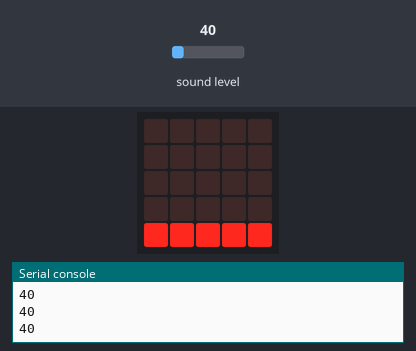
Recording of a program running on a simulated BBC micro:bit running MicroPython. On the bench: the board's 5×5 LED display, the last lines printed to the serial console. The test bench sets the inputs (shaded band); at power-on: sound level 40.

Above: at 1.2 s.
1.3 s: sound level set to 5
At 1.7 s:
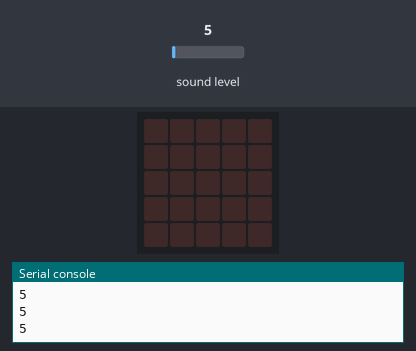
2.8 s: sound level set to 128
At 3.6 s:
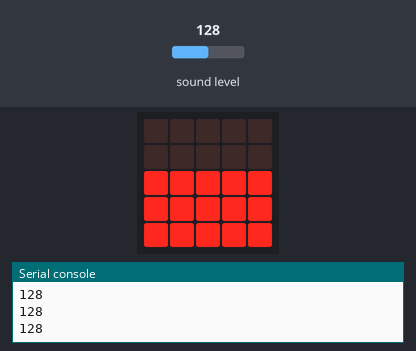
4.4 s: sound level set to 191
At 4.7 s:
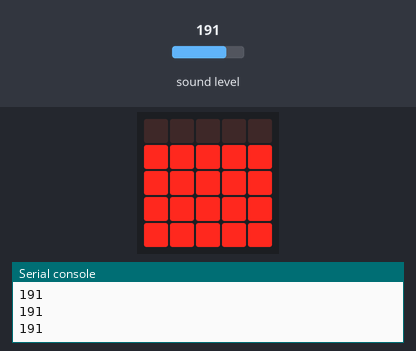
5.9 s: sound level set to 250
At 6.9 s:
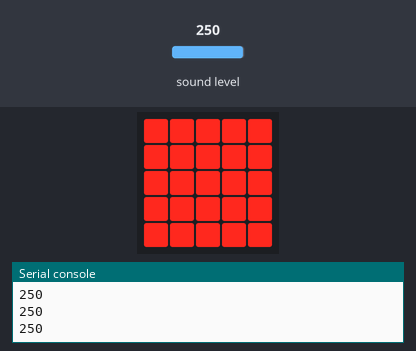
7.4 s: sound level set to 64
At 8.3 s:
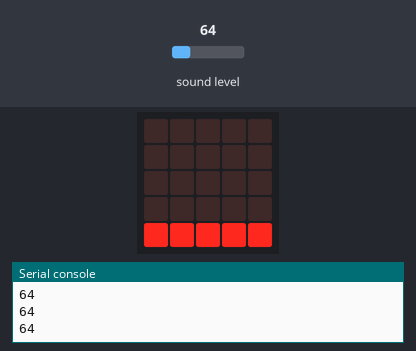
9.0 s: sound level set to 2
At 10.3 s:
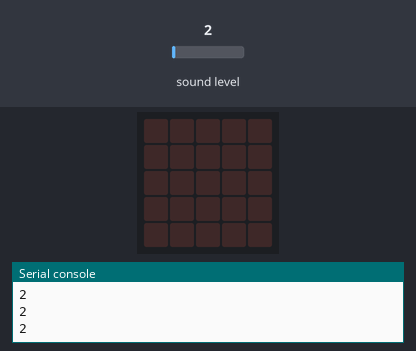
Timing chart, 0 to 11.5 s (numbered marks = the images above; inputs shaded):
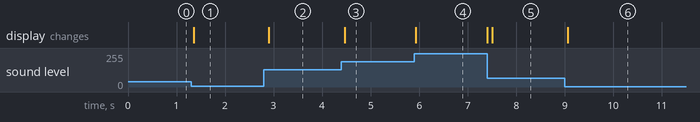

The program:

main.py
```python
from microbit import display, microphone, sleep

while True:
    # 音の大きさを読み取る（0~255）
    level = microphone.sound_level()

    # LEDの棒の高さに変換する（0~5段）
    height = min(5, level // 40)
    display.clear()

    # 下から順にLEDを点灯する
    for y in range(5 - height, 5):
        for x in range(5):
            display.set_pixel(x, y, 9)

    print(level)
    sleep(100)
```

Measured:
- after the input at 1.3 s, the display: changes after 0.05 s (image 1)
- after the input at 2.8 s, the display: changes after 0.10 s (image 2)
- after the input at 4.4 s, the display: changes after 0.07 s (image 3)
- after the input at 5.9 s, the display: changes at once (image 4)
- after the input at 7.4 s, the display: first changes at once (image 5 shows a later state)
- after the input at 9.0 s, the display: changes after 0.06 s (image 6)
